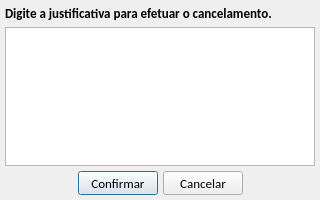
<?xml version="1.0" encoding="UTF-8"?>
<ui version="4.0">
 <class>tela_justificativa_cancelamento</class>
 <widget class="QDialog" name="tela_justificativa_cancelamento">
  <property name="geometry">
   <rect>
    <x>0</x>
    <y>0</y>
    <width>320</width>
    <height>200</height>
   </rect>
  </property>
  <property name="minimumSize">
   <size>
    <width>320</width>
    <height>200</height>
   </size>
  </property>
  <property name="maximumSize">
   <size>
    <width>320</width>
    <height>200</height>
   </size>
  </property>
  <property name="font">
   <font>
    <family>Calibri</family>
    <pointsize>10</pointsize>
   </font>
  </property>
  <property name="windowTitle">
   <string>Justificativa</string>
  </property>
  <layout class="QVBoxLayout" name="verticalLayout">
   <property name="spacing">
    <number>5</number>
   </property>
   <property name="margin">
    <number>5</number>
   </property>
   <item>
    <widget class="QLabel" name="label">
     <property name="font">
      <font>
       <family>Calibri</family>
       <pointsize>10</pointsize>
       <weight>75</weight>
       <bold>true</bold>
      </font>
     </property>
     <property name="text">
      <string>Digite a justificativa para efetuar o cancelamento.</string>
     </property>
    </widget>
   </item>
   <item>
    <widget class="QTextEdit" name="textEdit">
     <property name="overwriteMode">
      <bool>false</bool>
     </property>
    </widget>
   </item>
   <item>
    <layout class="QHBoxLayout" name="horizontalLayout">
     <property name="spacing">
      <number>5</number>
     </property>
     <item>
      <spacer name="horizontalSpacer_2">
       <property name="orientation">
        <enum>Qt::Horizontal</enum>
       </property>
       <property name="sizeHint" stdset="0">
        <size>
         <width>40</width>
         <height>20</height>
        </size>
       </property>
      </spacer>
     </item>
     <item>
      <widget class="QPushButton" name="btn_confirmar">
       <property name="minimumSize">
        <size>
         <width>0</width>
         <height>24</height>
        </size>
       </property>
       <property name="maximumSize">
        <size>
         <width>90</width>
         <height>24</height>
        </size>
       </property>
       <property name="font">
        <font>
         <family>Calibri</family>
         <pointsize>10</pointsize>
        </font>
       </property>
       <property name="text">
        <string>Confirmar</string>
       </property>
       <property name="icon">
        <iconset resource="imagens.qrc">
         <normaloff>:/img/img/1345902916_camera_test.png</normaloff>:/img/img/1345902916_camera_test.png</iconset>
       </property>
       <property name="iconSize">
        <size>
         <width>20</width>
         <height>20</height>
        </size>
       </property>
      </widget>
     </item>
     <item>
      <widget class="QPushButton" name="btn_cancelar">
       <property name="minimumSize">
        <size>
         <width>0</width>
         <height>24</height>
        </size>
       </property>
       <property name="maximumSize">
        <size>
         <width>90</width>
         <height>24</height>
        </size>
       </property>
       <property name="font">
        <font>
         <family>Calibri</family>
         <pointsize>10</pointsize>
        </font>
       </property>
       <property name="text">
        <string>Cancelar</string>
       </property>
       <property name="icon">
        <iconset resource="imagens.qrc">
         <normaloff>:/img/img/1345902747_button_cancel.png</normaloff>:/img/img/1345902747_button_cancel.png</iconset>
       </property>
       <property name="iconSize">
        <size>
         <width>18</width>
         <height>18</height>
        </size>
       </property>
      </widget>
     </item>
     <item>
      <spacer name="horizontalSpacer">
       <property name="orientation">
        <enum>Qt::Horizontal</enum>
       </property>
       <property name="sizeHint" stdset="0">
        <size>
         <width>40</width>
         <height>20</height>
        </size>
       </property>
      </spacer>
     </item>
    </layout>
   </item>
  </layout>
 </widget>
 <resources>
  <include location="imagens.qrc"/>
 </resources>
 <connections/>
</ui>
